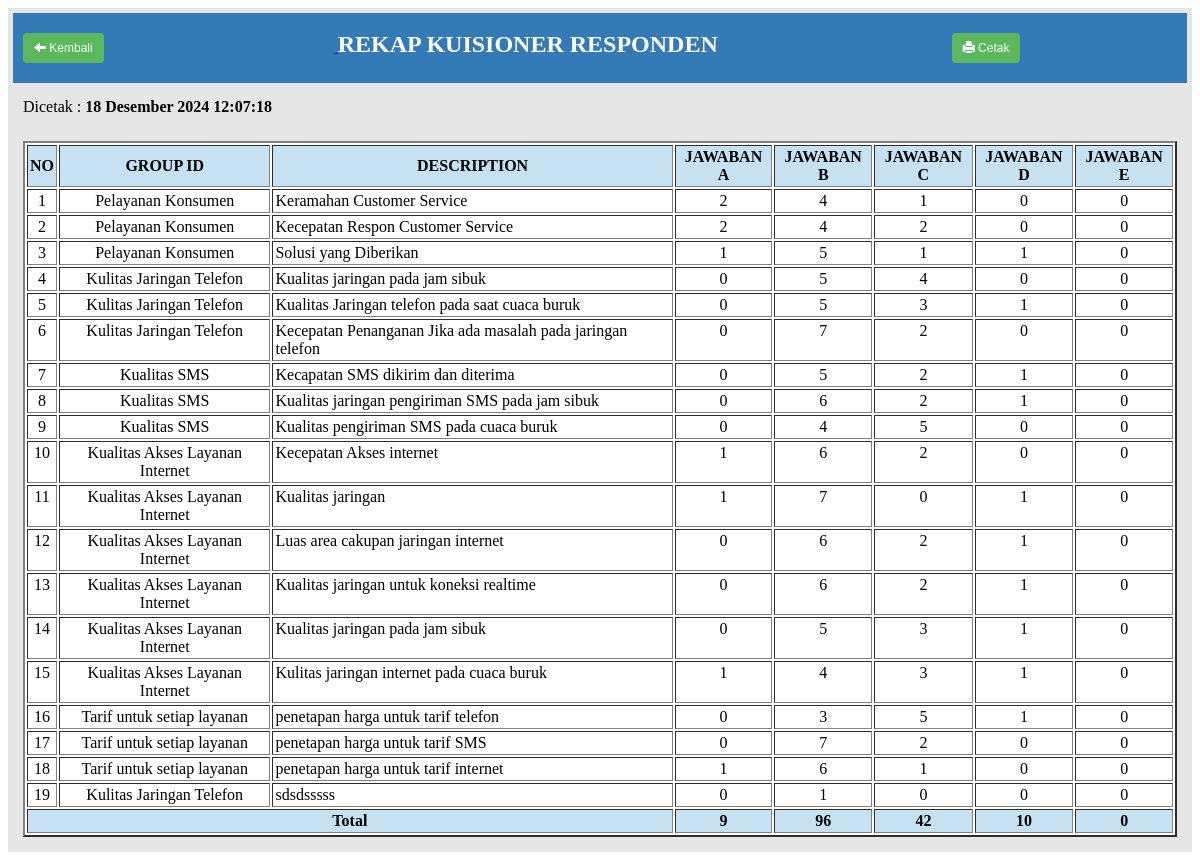
The app's page /adminweb/modul/mod_report/all_responden.php, older data.
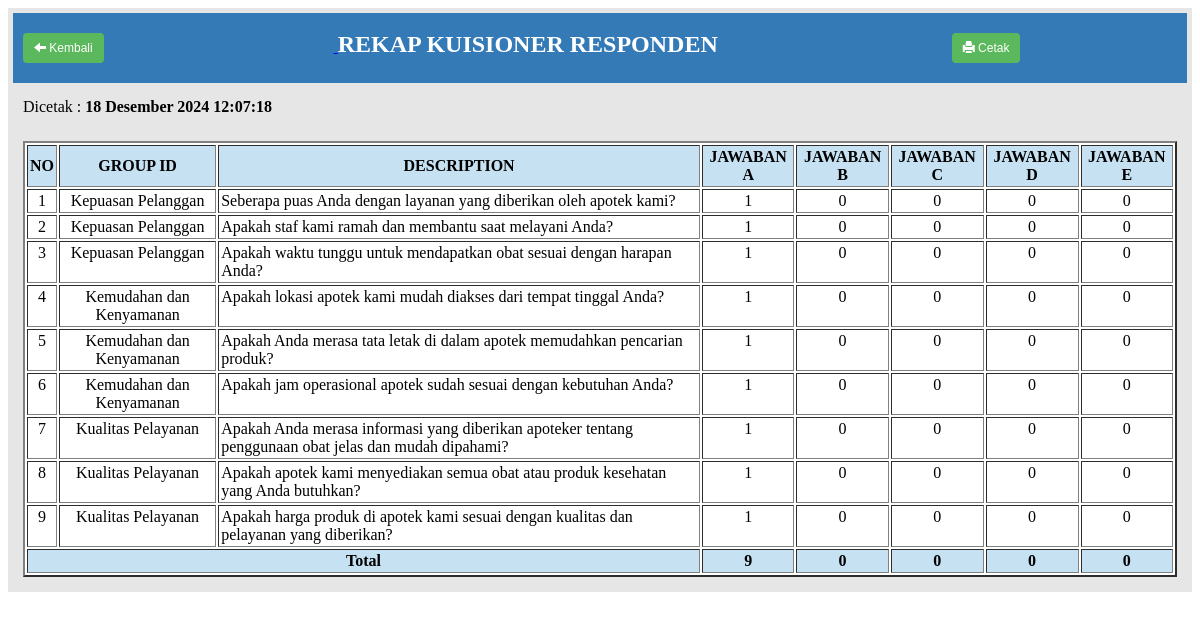
The same page, newer data.
### tables this page shows
CREATE TABLE `tdescription` (
  `descriptionId` int(11) NOT NULL,
  `description` text NOT NULL,
  `groupId` int(11) NOT NULL,
  `CreatedDate` datetime NOT NULL,
  `CreatedUser` int(11) NOT NULL,
  `ModifiedDate` datetime NOT NULL,
  `ModifiedUser` int(11) NOT NULL
);

CREATE TABLE `tgroup` (
  `groupId` int(11) NOT NULL,
  `groupName` varchar(255) NOT NULL,
  `CreatedDate` datetime NOT NULL,
  `CreatedUser` int(11) NOT NULL,
  `ModifiedDate` datetime NOT NULL,
  `ModifiedUser` int(11) NOT NULL
);

### fungsi/fungsi_indotgl.php (called while the page is built, shortened)
<?php
if (!function_exists('tgl_indo')) {
    function tgl_indo($tgl) {
        $tanggal = substr($tgl, 8, 2);
        $bulan = getBulan(substr($tgl, 5, 2));
        $tahun = substr($tgl, 0, 4);
        return $tanggal . ' ' . $bulan . ' ' . $tahun;
    }
}
if (!function_exists('getBulan')) {
    function getBulan($bln) {
        switch ($bln) {
            case 12:
                return "Desember";
        }
    }
}
?>

### adminweb/modul/mod_report/all_responden.php (the view, shortened to what this page needs)
<?php
include "../../../fungsi/fungsi_indotgl.php";
$hasil = mysql_query("SELECT * FROM tdescription");
$date = date('Y-m-d');
$time = date('H:i:s');
$dateIndo = tgl_indo($date);
echo "<center>
	<table border=0 cellpadding=10 cellspacing=5 bgcolor=#e6e6e6>
		<tr>
			<td colspan='8' bgcolor=#337ab7 style='border: none; color: white;'>
				<a href='../../master.php?module=hasil&sub=laporan'>
					<button style='margin-right:230px;' class='btn'><span class='glyphicon glyphicon-arrow-left'></span> Kembali</button>
				</a>
				<b><font size=5>REKAP KUISIONER RESPONDEN</font></b>
				<a href='exportExcel.php'>
					<button style='margin-left:230px;' class='btn'><span class='glyphicon glyphicon-print'></span> Cetak</button>
				</a>
			</td>
		</tr>
		<tr>
			<td colspan=2>Dicetak : <b>$dateIndo $time</b></td>
		</tr>
		<tr>
			<td>
				<table cellpadding=2 border=2 bgcolor='#fff'>
					<tr>
						<td bgcolor=#c6e1f2 align=center><b>NO</b></td>
						<td bgcolor=#c6e1f2 align=center><b>GROUP ID</b></td>
						<td bgcolor=#c6e1f2 align=center><b>DESCRIPTION</b></td>
						<td bgcolor=#c6e1f2 align=center><b>JAWABAN A</b></td>
						<td bgcolor=#c6e1f2 align=center><b>JAWABAN B</b></td>
						<td bgcolor=#c6e1f2 align=center><b>JAWABAN C</b></td>
						<td bgcolor=#c6e1f2 align=center><b>JAWABAN D</b></td>
						<td bgcolor=#c6e1f2 align=center><b>JAWABAN E</b></td>
					</tr>
";
$no = 1;
while ($data = mysql_fetch_array($hasil)) {
	$descriptionId = $data['descriptionId'];
	$groupQuery = mysql_fetch_array(mysql_query("SELECT groupName FROM tgroup WHERE groupId = '{$data['groupId']}'"));
	$groupName = $groupQuery['groupName'];
	$sql = mysql_query("SELECT SUM(jawabanA) As TotalA,
						SUM(jawabanB) As TotalB,
						SUM(jawabanC) As TotalC,
						SUM(jawabanD) As TotalD,
						SUM(jawabanE) As TotalE
						FROM tanswer WHERE descriptionId = '$descriptionId'");
	while ($oke = mysql_fetch_array($sql)) {
		echo "<tr valign=top>
			<td align='center'>$no</td>
			<td align='center'>$groupName</td>
			<td>{$data['description']}</td>
			<td align='center'>{$oke['TotalA']}</td>
			<td align='center'>{$oke['TotalB']}</td>
			<td align='center'>{$oke['TotalC']}</td>
			<td align='center'>{$oke['TotalD']}</td>
			<td align='center'>{$oke['TotalE']}</td>
		</tr>";
		$no++;
	}
}
$data_count = mysql_fetch_array(mysql_query("SELECT SUM(jawabanA) As TotalA,
						SUM(jawabanB) As TotalB,
						SUM(jawabanC) As TotalC,
						SUM(jawabanD) As TotalD,
						SUM(jawabanE) As TotalE FROM tanswer"));
echo "<tr align='center'>
		<td bgcolor=#c6e1f2 colspan='3'><b>Total</b></td>
		<td bgcolor=#c6e1f2><b>{$data_count['TotalA']}</b></td>
		<td bgcolor=#c6e1f2><b>{$data_count['TotalB']}</b></td>
		<td bgcolor=#c6e1f2><b>{$data_count['TotalC']}</b></td>
		<td bgcolor=#c6e1f2><b>{$data_count['TotalD']}</b></td>
		<td bgcolor=#c6e1f2><b>{$data_count['TotalE']}</b></td>
	</tr>
	</table>
	</td>
	</tr>
	</table>
</center>";
?>

### adminweb/modul/mod_report/all_responden.php (style rules this page uses)
.btn { display: inline-block; padding: 6px 12px; font-size: 14px; font-weight: normal; line-height: 1.42857143; text-align: center; white-space: nowrap; vertical-align: middle; touch-action: manipulation; cursor: pointer; user-select: none; background-image: none; border: 1px solid transparent; border-radius: 4px; background-color: #5cb85c; padding: 5px 10px; font-size: 12px; line-height: 1.5; margin: 10px 0; color: white; }
.glyphicon { position: relative; top: 1px; display: inline-block; font-family: 'Glyphicons Halflings'; font-style: normal; font-weight: normal; line-height: 1; -webkit-font-smoothing: antialiased; -moz-osx-font-smoothing: grayscale; }
.glyphicon-print:before { content: "\e045"; }
.glyphicon-arrow-left:before { content: "\e091"; }

Row changes from the older to the newer data that the page shows:
removed tdescription: groupId.groupName "Pelayanan Konsumen", description "Keramahan Customer Service", TotalA "2", TotalB "4", TotalC "1", TotalD "0", TotalE "0"
removed tdescription: groupId.groupName "Pelayanan Konsumen", description "Kecepatan Respon Customer Service", TotalA "2", TotalB "4", TotalC "2", TotalD "0", TotalE "0"
removed tdescription: groupId.groupName "Pelayanan Konsumen", description "Solusi yang Diberikan", TotalA "1", TotalB "5", TotalC "1", TotalD "1", TotalE "0"
removed tdescription: groupId.groupName "Kulitas Jaringan Telefon", description "Kualitas jaringan pada jam sibuk", TotalA "0", TotalB "5", TotalC "4", TotalD "0", TotalE "0"
removed tdescription: groupId.groupName "Kulitas Jaringan Telefon", description "Kualitas Jaringan telefon pada saat cuaca buruk", TotalA "0", TotalB "5", TotalC "3", TotalD "1", TotalE "0"
removed tdescription: groupId.groupName "Kulitas Jaringan Telefon", description "Kecepatan Penanganan Jika ada masalah pada jaringan telefon", TotalA "0", TotalB "7", TotalC "2", TotalD "0", TotalE "0"
removed tdescription: groupId.groupName "Kualitas SMS", description "Kecapatan SMS dikirim dan diterima", TotalA "0", TotalB "5", TotalC "2", TotalD "1", TotalE "0"
removed tdescription: groupId.groupName "Kualitas SMS", description "Kualitas jaringan pengiriman SMS pada jam sibuk", TotalA "0", TotalB "6", TotalC "2", TotalD "1", TotalE "0"
removed tdescription: groupId.groupName "Kualitas SMS", description "Kualitas pengiriman SMS pada cuaca buruk", TotalA "0", TotalB "4", TotalC "5", TotalD "0", TotalE "0"
removed tdescription: groupId.groupName "Kualitas Akses Layanan Internet", description "Kecepatan Akses internet", TotalA "1", TotalB "6", TotalC "2", TotalD "0", TotalE "0"
removed tdescription: groupId.groupName "Kualitas Akses Layanan Internet", description "Kualitas jaringan", TotalA "1", TotalB "7", TotalC "0", TotalD "1", TotalE "0"
removed tdescription: groupId.groupName "Kualitas Akses Layanan Internet", description "Luas area cakupan jaringan internet", TotalA "0", TotalB "6", TotalC "2", TotalD "1", TotalE "0"
removed tdescription: groupId.groupName "Kualitas Akses Layanan Internet", description "Kualitas jaringan untuk koneksi realtime", TotalA "0", TotalB "6", TotalC "2", TotalD "1", TotalE "0"
removed tdescription: groupId.groupName "Kualitas Akses Layanan Internet", description "Kualitas jaringan pada jam sibuk", TotalA "0", TotalB "5", TotalC "3", TotalD "1", TotalE "0"
removed tdescription: groupId.groupName "Kualitas Akses Layanan Internet", description "Kulitas jaringan internet pada cuaca buruk", TotalA "1", TotalB "4", TotalC "3", TotalD "1", TotalE "0"
removed tdescription: groupId.groupName "Tarif untuk setiap layanan", description "penetapan harga untuk tarif telefon", TotalA "0", TotalB "3", TotalC "5", TotalD "1", TotalE "0"
removed tdescription: groupId.groupName "Tarif untuk setiap layanan", description "penetapan harga untuk tarif SMS", TotalA "0", TotalB "7", TotalC "2", TotalD "0", TotalE "0"
removed tdescription: groupId.groupName "Tarif untuk setiap layanan", description "penetapan harga untuk tarif internet", TotalA "1", TotalB "6", TotalC "1", TotalD "0", TotalE "0"
removed tdescription: groupId.groupName "Kulitas Jaringan Telefon", description "sdsdsssss", TotalA "0", TotalB "1", TotalC "0", TotalD "0", TotalE "0"
added tdescription: groupId.groupName "Kepuasan Pelanggan", description "Seberapa puas Anda dengan layanan yang diberikan oleh apotek kami?", TotalA "1", TotalB "0", TotalC "0", TotalD "0", TotalE "0"
added tdescription: groupId.groupName "Kepuasan Pelanggan", description "Apakah staf kami ramah dan membantu saat melayani Anda?", TotalA "1", TotalB "0", TotalC "0", TotalD "0", TotalE "0"
added tdescription: groupId.groupName "Kepuasan Pelanggan", description "Apakah waktu tunggu untuk mendapatkan obat sesuai dengan harapan Anda?", TotalA "1", TotalB "0", TotalC "0", TotalD "0", TotalE "0"
added tdescription: groupId.groupName "Kemudahan dan Kenyamanan", description "Apakah lokasi apotek kami mudah diakses dari tempat tinggal Anda?", TotalA "1", TotalB "0", TotalC "0", TotalD "0", TotalE "0"
added tdescription: groupId.groupName "Kemudahan dan Kenyamanan", description "Apakah Anda merasa tata letak di dalam apotek memudahkan pencarian produk?", TotalA "1", TotalB "0", TotalC "0", TotalD "0", TotalE "0"
added tdescription: groupId.groupName "Kemudahan dan Kenyamanan", description "Apakah jam operasional apotek sudah sesuai dengan kebutuhan Anda?", TotalA "1", TotalB "0", TotalC "0", TotalD "0", TotalE "0"
added tdescription: groupId.groupName "Kualitas Pelayanan", description "Apakah Anda merasa informasi yang diberikan apoteker tentang penggunaan obat jelas dan mudah dipahami?", TotalA "1", TotalB "0", TotalC "0", TotalD "0", TotalE "0"
added tdescription: groupId.groupName "Kualitas Pelayanan", description "Apakah apotek kami menyediakan semua obat atau produk kesehatan yang Anda butuhkan?", TotalA "1", TotalB "0", TotalC "0", TotalD "0", TotalE "0"
added tdescription: groupId.groupName "Kualitas Pelayanan", description "Apakah harga produk di apotek kami sesuai dengan kualitas dan pelayanan yang diberikan?", TotalA "1", TotalB "0", TotalC "0", TotalD "0", TotalE "0"
Text that changed along with them:
$data_count['TotalB']: "96" → "0"
$data_count['TotalC']: "42" → "0"
$data_count['TotalD']: "10" → "0"
